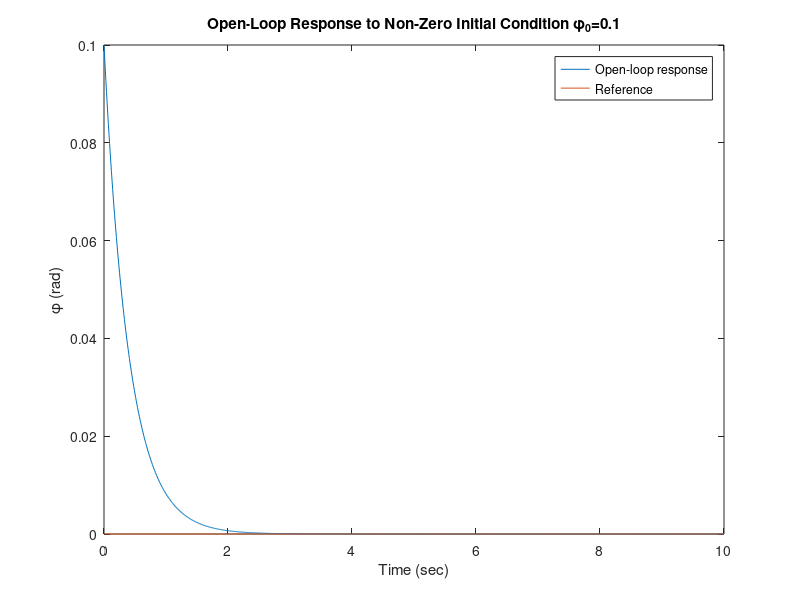

Write the MATLAB code that produced this figure. (Note: this script raises an error after producing the figure.)
%% Header
% Description:
%  This script simulates...
%
% Authors:
%  Alfredo Hernández <aldomann.designs@gmail.com>
%  David Masip <david26694@gmail.com>
%  Martí Municoy <martimunicoy@gmail.com>
%  Jan-Hendrik Niemann <janhendrik.niemann@e-campus.uab.cat> 

close all
clear all

%% Parameters
% Reference angle
r = 0.0;
% Initial condition in degree
phi_0 = r + 0.1;
% Velocity in meters per second
V = -3.0;
% Example for Mercedes Benz CLC S203 AMG (see picture) in meters
L1 = 2.715;
L2 = 1.169;
L3 = 1.2;

%% Model
% It can easily be seen that the system is unstable since the eigenvalue of
% A is A which is positve
A = V/L3;
B = V/L1*(1+L2/L3);
C = 1;
D = 0;

%% Calculate open-Loop Response to Non-Zero Initial Condition

% Time in seconds
t = 0:0.01:10;
% Input
u = zeros(size(t))*r;
% Space state
sys = ss(A,B,C,0);

% Calculate Open-Loop Response to Non-Zero Initial Condition
[y,t,x] = lsim(sys,u,t,phi_0);

% Plot the Response
figure(1)
    plot(t,y)
    hold on
    plot(t,u)
    str_num = num2str(phi_0);
    str = strcat('Open-Loop Response to Non-Zero Initial Condition \phi_0=', str_num);
    title(str)
    xlabel('Time (sec)')
    ylabel('\phi (rad)')
    legend('Open-loop response', 'Reference')
    hold off

%% Calculate Closed-Loop Response to Non-Zero Initial Condition
% http://ctms.engin.umich.edu/CTMS/index.php?example=Introduction&section=ControlStateSpace

% Time in seconds
t = 0:0.01:60;
% Inputs
% u = curve1(t, 0.35); % Standard curve
% u = curve2(t, 0.4); % U turn
% u = curve3(t, 0.65); % Sharp curve
u = curve4(t, 0.4); % S shape

% Pole Placement
K = place(A,B,-0.73);
% Space state
sys_cl = ss(A-B*K,B,C,0);
% Something
Nbar = rscale(sys,K);

% Calculate Closed-Loop Response to Non-Zero Initial Condition
[y_cl,t,x_cl] = lsim(sys_cl,Nbar*u,t,phi_0);

% Plot the Response
figure(2)
	plot(t,y_cl)
	hold on
	plot(t,u)
	str = strcat('Closed-Loop Response to Non-Zero Initial Condition \phi_0=', str_num);
	title(str)
	xlabel('Time (sec)')
	ylabel('\phi (rad)')
	legend('Closed-loop response', 'Reference')
	hold off
    